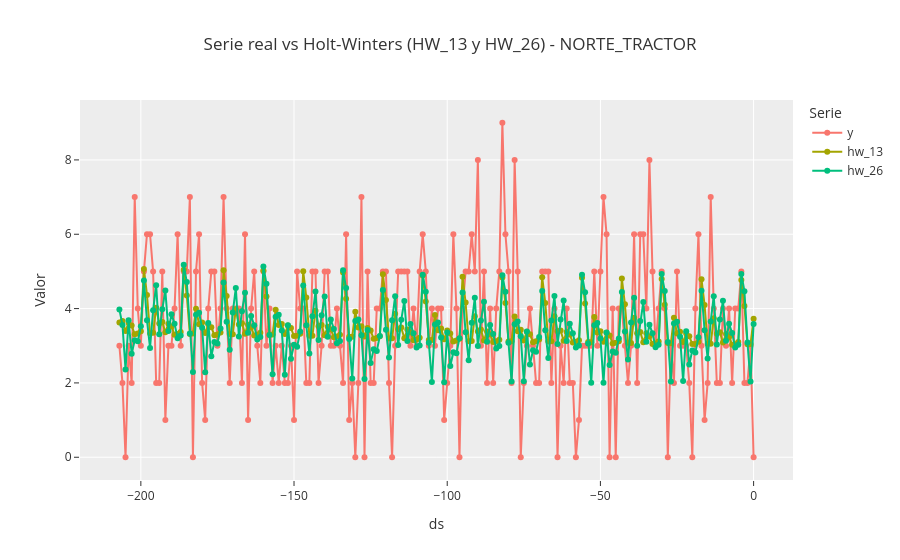

Write notebook code for a chart like this one.
### Code cell
# Tomar el primer unique_id
primer_id = values["unique_id"].unique()[11]

# Filtrar el DataFrame
df_filtrado = values[values["unique_id"] == primer_id]

# Reestructurar datos para plotly (long format)
values_plot = df_filtrado.melt(
    id_vars=["ds"], 
    value_vars=["y", "hw_13", "hw_26"],
    var_name="Serie", 
    value_name="Valor"
)

# Graficar con estilo ggplot2
fig = px.line(
    values_plot, 
    x="ds", 
    y="Valor", 
    color="Serie",       # cada serie tendrá color distinto
    markers=True,
    title=f"Serie real vs Holt-Winters (HW_13 y HW_26) - {primer_id}",
    template="ggplot2"   # estilo similar a ggplot2
)

fig.show()

### Figure 1 — Plotly figure (JSON) as saved in the notebook; plotly's stock layout.template omitted (floating-point values rounded to 4 significant figures; data arrays with more than 128 entries replaced by an {"elided": "..."} marker saying what was removed)
{"data": [{"hovertemplate": "Serie=y<br>ds=%{x}<br>Valor=%{y}<extra></extra>", "legendgroup": "y", "line": {"color": "#F8766D", "dash": "solid"}, "marker": {"symbol": "circle"}, "mode": "lines+markers", "name": "y", "orientation": "v", "showlegend": true, "type": "scatter", "x": {"elided": "208 int values"}, "xaxis": "x", "y": {"elided": "208 float values"}, "yaxis": "y"}, {"hovertemplate": "Serie=hw_13<br>ds=%{x}<br>Valor=%{y}<extra></extra>", "legendgroup": "hw_13", "line": {"color": "#A3A500", "dash": "solid"}, "marker": {"symbol": "circle"}, "mode": "lines+markers", "name": "hw_13", "orientation": "v", "showlegend": true, "type": "scatter", "x": {"elided": "208 int values"}, "xaxis": "x", "y": {"elided": "208 float values"}, "yaxis": "y"}, {"hovertemplate": "Serie=hw_26<br>ds=%{x}<br>Valor=%{y}<extra></extra>", "legendgroup": "hw_26", "line": {"color": "#00BF7D", "dash": "solid"}, "marker": {"symbol": "circle"}, "mode": "lines+markers", "name": "hw_26", "orientation": "v", "showlegend": true, "type": "scatter", "x": {"elided": "208 int values"}, "xaxis": "x", "y": {"elided": "208 float values"}, "yaxis": "y"}], "layout": {"legend": {"title": {"text": "Serie"}, "tracegroupgap": 0}, "title": {"text": "Serie real vs Holt-Winters (HW_13 y HW_26) - NORTE_TRACTOR"}, "xaxis": {"anchor": "y", "domain": [0, 1], "title": {"text": "ds"}}, "yaxis": {"anchor": "x", "domain": [0, 1], "title": {"text": "Valor"}}}}
